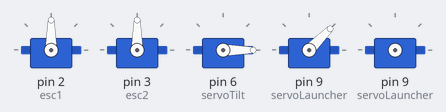
Simulated run of this sketch. Board: Arduino Uno, built with avr-gcc and run on an emulated ATmega328P. Shown: 5 × servo.

Above: at 0.1 s.
At 6.6 s:
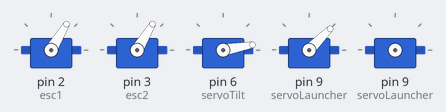
At 8.6 s:
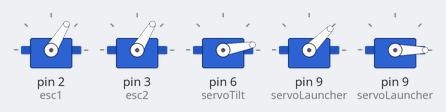
At 12.4 s:
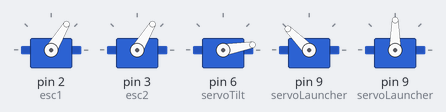
At 15.9 s:
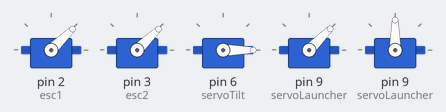
Timing chart, 0 to 17.4 s (numbered marks = the images above):
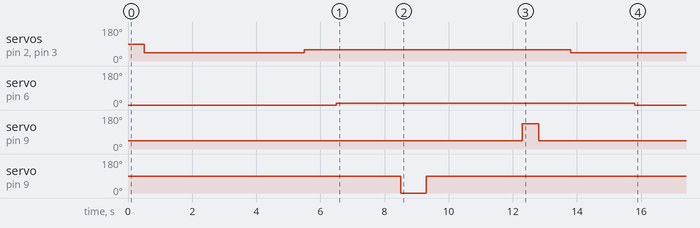

Measured:
- by itself, servo on pin 6 (servoTilt): 0° → 10° at 6.5 s, → 0° 9.3 s later

The sketch:

LancioCompleto1.ino
```cpp
#include <Servo.h>

// Oggetti Servo
Servo esc1;
Servo esc2;
Servo servoFS90R;        // Servo FS90R (rotazione continua)
Servo servoLauncher;     // Servo Parallax per il lancio
Servo servoTilt;         // Servo per inclinazione

// Angoli launcher
const int angle_Charge_deg = 45;
const int angle_Release_deg = 135;

// Angoli inclinazione
const int tiltCenter_deg = 0;
const int tiltMax_deg = 10;

void setup() {
  // Attacca i pin
  esc1.attach(2);
  esc2.attach(3);
  servoTilt.attach(6);  // Servo inclinazione
  servoLauncher.attach(9);  // Servo Parallax


  // 0. Posizione iniziale
  servoLauncher.write(angle_Charge_deg); // posizione di carica
  servoTilt.write(tiltCenter_deg);       // posizione centrale
  delay(500);

  // 1. Arma gli ESC a 1000 µs
  esc1.writeMicroseconds(1000);
  esc2.writeMicroseconds(1000);
  delay(5000); // Sicurezza

  // 2. Avvia le ruote
  esc1.writeMicroseconds(1150);
  esc2.writeMicroseconds(1150);

  // 3. Dopo 1s → inclina a 10°
  delay(1000);
  servoTilt.write(tiltMax_deg);

  // 4. Dopo altri 2s → attiva FS90R per 550ms
  delay(2000);
  servoFS90R.attach(9); // FS90R collegato al pin 9
  servoFS90R.write(0); // Rotazione in un senso
  delay(800);
  servoFS90R.write(90); // Stop

  // 5. Dopo altri 3s → muove launcher 45→115→45
  delay(3000);
  servoLauncher.write(angle_Release_deg);
  delay(500);
  servoLauncher.write(angle_Charge_deg);

  // 6. Dopo 1s → spegne le ruote
  delay(1000);
  esc1.writeMicroseconds(1000);
  esc2.writeMicroseconds(1000);

  // 7. Dopo 2s → torna a inclinazione 0°
  delay(2000);
  servoTilt.write(tiltCenter_deg);
}

void loop() {
  // Nulla qui
}
```
